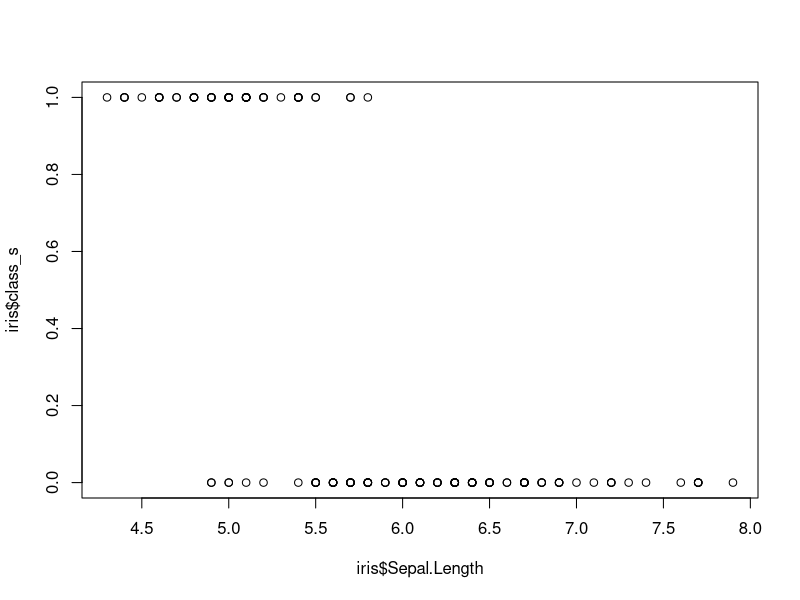

The R source for this figure:
require(MASS)
data(iris)

#relatively_pure_example = c(1, 1, 1, 1, 1, 1, 1, 1, 1, 2)
#unpure_example = c(1, 2, 2, 1, 2)
getGiniImpurity <- function(y){
  n = unique(y)
  sum_impurity = 0
  for(i in range(n)){
    f = sum(y == i) / length(y)
    sum_impurity = sum_impurity + f * (1 - f)
  }
  return(sum_impurity)
}
#print(getGiniImpurity(relatively_pure_example))
#print(getGiniImpurity(unpure_example))
summary(iris)

# first split, I am lazy atm, so just going to hard code
iris$class_s = (iris$Species == "setosa") * 1
plot(iris$Sepal.Length, iris$class_s)

split = min(iris$Sepal.Length) + 0.05
min_split = 999999
min_gini = 999999
while(split < max(iris$Sepal.Length)) {
  gini1 = getGiniImpurity(iris[iris$Sepal.Length < split,][,"class_s"])
  gini2 = getGiniImpurity(iris[iris$Sepal.Length >= split,][,"class_s"])
  totalGini = gini1 + gini2
  if(totalGini < min_gini){
    min_split <- split
    min_gini <- totalGini
  }
  split = split + 0.05
}
print(min_split)
print(min_gini)
